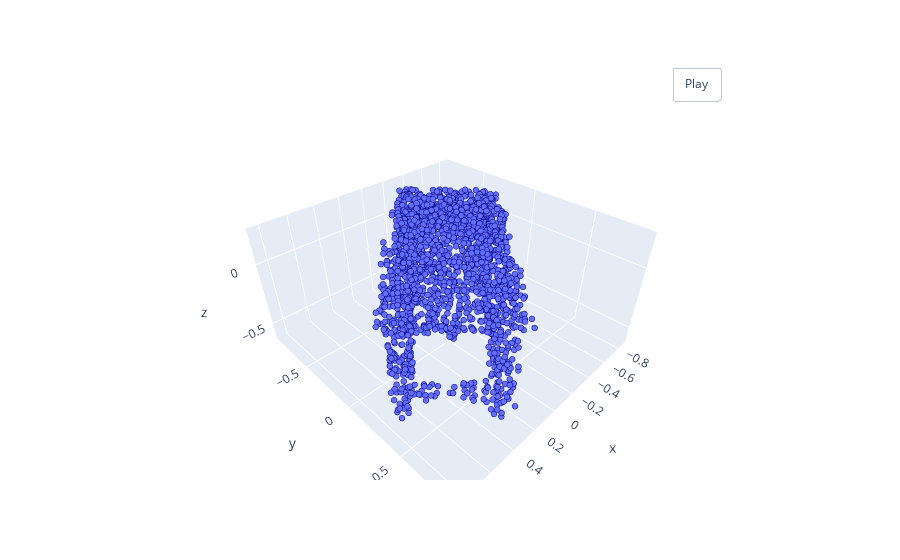

The code cell stored with this chart in its notebook:
### Code cell
pcshow(*sample.squeeze(0))

### Figure 1 — Plotly figure (JSON) as saved in the notebook; plotly's stock layout.template omitted (floating-point values rounded to 4 significant figures; data arrays with more than 128 entries replaced by an {"elided": "..."} marker saying what was removed)
{"data": [{"marker": {"line": {"color": "navy", "width": 1}, "size": 2}, "mode": "markers", "type": "scatter3d", "x": {"elided": "2048 float values"}, "y": {"elided": "2048 float values"}, "z": {"elided": "2048 float values"}}], "layout": {"updatemenus": [{"buttons": [{"args": [null, {"frame": {"duration": 50, "redraw": true}, "fromcurrent": true, "mode": "immediate", "transition": {"duration": 0}}], "label": "Play", "method": "animate"}], "pad": {"r": 10, "t": 45}, "showactive": false, "type": "buttons", "x": 0.8, "xanchor": "left", "y": 1, "yanchor": "bottom"}]}}
